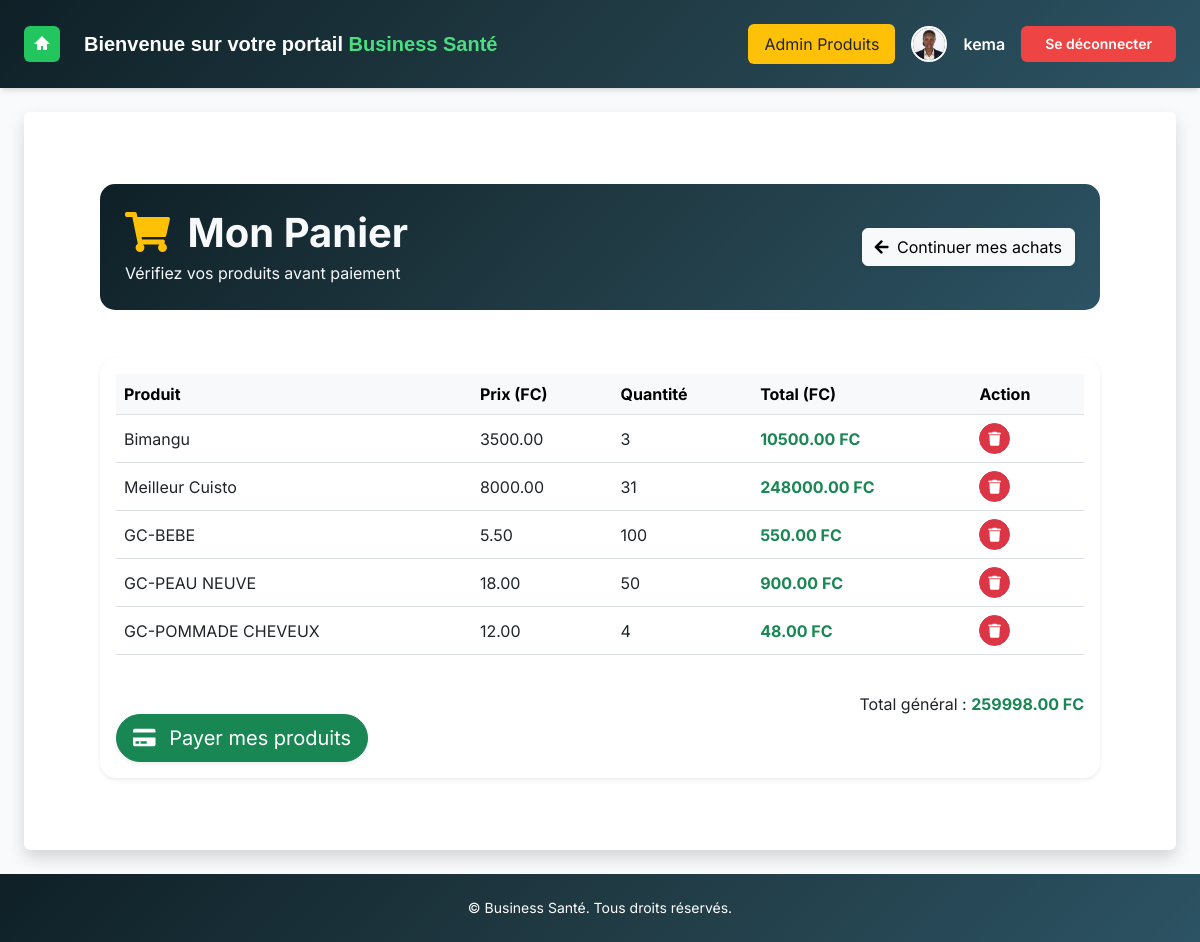
The page /panier/ (signed in) on the database its author committed.
### core/models.py (models this page shows, shortened)
class CustomUser(AbstractUser):
    parrain = models.ForeignKey('self', on_delete=models.SET_NULL, null=True, blank=True,  related_name="filleul")
    gains = models.DecimalField(max_digits=10, decimal_places=2, default=0.00)
    first_name = models.CharField(max_length=150, null=True, blank=True)
    last_name = models.CharField(max_length=150,null=True, blank=True)
    telephone = models.CharField(max_length=20, blank=True)

class Profil(models.Model):
    utilisateur = models.OneToOneField(
    settings.AUTH_USER_MODEL,
    on_delete=models.CASCADE,
    related_name="profil"
)
    solde = models.DecimalField(max_digits=12, decimal_places=2, default=0)
    gains_retires = models.DecimalField(max_digits=12, decimal_places=2, default=0)
    mon_code = models.CharField(max_length=30, default=0, blank=True)
    parrain_code = models.CharField(max_length=30, blank=True,null=True)
    is_paid = models.BooleanField(default=False)
    date_created = models.DateTimeField(default=timezone.now)
    avatar = models.ImageField(upload_to='avatars/', blank=True, null=True)

class Panier(models.Model):
    utilisateur = models.ForeignKey(settings.AUTH_USER_MODEL, on_delete=models.CASCADE)
    produit = models.ForeignKey(Produit, on_delete=models.CASCADE)
    quantite = models.PositiveIntegerField(default=1)
    date_ajout = models.DateTimeField(default=timezone.now)
    est_paye = models.BooleanField(default=False)  # Pour savoir si ce panier a été payé

class Produit(models.Model):
    vendeur = models.ForeignKey(
    CustomUser,
    on_delete=models.CASCADE,
    null=True,
    blank=True
)
    nom = models.CharField(max_length=200)
    description = models.TextField(default=None)
    prix = models.DecimalField(max_digits=10, decimal_places=2)
    image = models.ImageField(upload_to="produits/",blank=True, null=True)
    statut = models.CharField(
        max_length=20,
        choices=[
            ('en_attente', 'En attente'),
            ('valide', 'Validé'),
            ('refuse', 'Refusé')
        ],
        default='en_attente'
    )
    date_creation = models.DateTimeField(default=timezone.now)
    commission_business = models.DecimalField(
        max_digits=5,
        decimal_places=2,
        default=20
    )

### core/views.py (the view)
# urls.py: path('panier/', views.panier_view, name='panier'),
@login_required
def panier_view(request):
    panier = Panier.objects.filter(utilisateur=request.user)
    total = Decimal('0.00')
    for item in panier:
        item.total = item.produit.prix * item.quantite
        total += item.total
    context = {
        'panier': panier,
        'total': total
    }
    return render(request, "core/panier.html", {"panier": panier, "total": total})

### core/templates/core/panier.html (shortened to what this page needs)
{% extends 'core/base.html' %}
{% load static %}
{% block content %}
<div class="container py-5">
  <div class="page-header mb-5" style="background: linear-gradient(135deg, #0f2027, #203a43, #2c5364); padding: 25px; border-radius: 15px;">
    <div class="d-flex justify-content-between align-items-center flex-wrap">
      <div>
        <h2 class="fw-bold mb-1 text-light" style="font-size: 2.5rem;">
          <i class="fas fa-shopping-cart text-warning me-2"></i> Mon Panier
        </h2>
        <p class="text-light mb-0">
          Vérifiez vos produits avant paiement
        </p>
      </div>
      <a href="{% url 'produits' %}" class="btn btn-light shadow-sm">
        <i class="fas fa-arrow-left me-1"></i> Continuer mes achats
      </a>
    </div>
  </div>
  {% if panier %}
  <div class="card shadow-sm border-0 rounded-4">
    <div class="card-body">
      <div class="table-responsive">
        <table class="table align-middle">
          <thead class="table-light">
            <tr>
              <th>Produit</th>
              <th>Prix (FC)</th>
              <th>Quantité</th>
              <th>Total (FC)</th>
              <th>Action</th>
            </tr>
          </thead>
          <tbody>
            {% for item in panier %}
            <tr>
              <td>{{ item.produit.nom }}</td>
              <td>{{ item.produit.prix }}</td>
              <td>{{ item.quantite }}</td>
              <td class="text-success fw-bold">
                    {{ item.total }} FC
                </td>
              <td>
                <a href="{% url 'supprimer_du_panier' item.produit.id %}" class="btn btn-danger btn-sm rounded-pill">
                  <i class="fas fa-trash"></i>
                </a>
              </td>
            </tr>
            {% endfor %}
          </tbody>
        </table>
      </div>
      <div class="text-end mt-4">
        <h4>
          Total général :
          <span class="text-success fw-bold">
            {{ total }} FC
          </span>
        </h4>
      </div>
      <button type="button"
            class="btn btn-success btn-lg rounded-pill shadow-sm"
            data-bs-toggle="modal"
            data-bs-target="#confirmationModal">
            <i class="fas fa-credit-card me-2"></i>
            Payer mes produits
        </button>
    </div>
  </div>
  {% endif %}
</div>
{% endblock %}

### core/templates/core/base.html (shortened to what this page needs)
{% load static %}
<!DOCTYPE html>
<html lang="fr">
<head>
  <script src="https://cdn.tailwindcss.com"></script>
  <link href="https://cdn.jsdelivr.net/npm/bootstrap@5.3.0-alpha1/dist/css/bootstrap.min.css" rel="stylesheet">
  <link href="https://cdnjs.cloudflare.com/ajax/libs/font-awesome/5.15.4/css/all.min.css" rel="stylesheet">
  <link href="https://cdn.jsdelivr.net/npm/bootstrap@5.3.0/dist/css/bootstrap.min.css" rel="stylesheet">
</head>
<body class="bg-slate-50 text-gray-900 font-[Inter] min-h-screen flex flex-col">
<header class="flex items-center justify-between px-6 py-4 shadow-md text-white"
style="background: linear-gradient(135deg, #0f2027, #203a43, #2c5364);">
  <div class="flex items-center gap-4">
    <a href="{% url 'home' %}">
      <button class="bg-green-500 p-2 rounded-md text-white hover:bg-green-600 transition">
        <svg class="w-5 h-5 fill-current" viewBox="0 0 20 20">
          <path d="M10 2L2 10h3v6h4v-4h2v4h4v-6h3L10 2z"/>
        </svg>
      </button>
    </a>
    <h1 class="text-lg md:text-xl font-semibold" style="font-family:Verdana, Geneva, Tahoma, sans-serif;">
      Bienvenue sur votre portail <span class="text-green-400">Business Santé</span>
    </h1>
  </div>
  <div class="flex items-center gap-3">
    {% if request.user.is_staff %}
      <a href="{% url 'admin_produits' %}" class="bg-warning text-dark px-3 py-2 rounded">
        Admin Produits
      </a>
    {% endif %}
  {% if user.profil.avatar %}
    <img src="{{ user.profil.avatar.url }}"
         class="w-9 h-9 rounded-full border-2 border-white">
  {% endif %}
  <span class="font-semibold">{{ user.username }}</span>
  <form method="post" action="{% url 'logout' %}">
  <button type="submit"
          class="bg-red-500 hover:bg-red-600 px-4 py-2 rounded-md text-sm font-semibold text-white transition">
      Se déconnecter
  </button>
  </form>
</div>
</header>
  <div class="flex flex-1">
    <main class="flex-1 p-6">
      <div class="bg-white p-6 rounded shadow">
        {% block content %}
        {% endblock %}
      </div>
    </main>
  </div>
  <footer class="bg-gray-800 text-white py-4 text-center text-sm mt-auto" style=" background: linear-gradient(135deg, #0f2027, #203a43, #2c5364);">
    &copy; {{ now|date:"Y" }} Business Santé. Tous droits réservés.
  </footer>
</body>
</html>

### rows shown on the page
CustomUser: profil.avatar (picture), username "kema"
Panier: produit.nom "Bimangu", produit.prix "3500.00", quantite "3", total "10500.00"
Panier: produit.nom "Meilleur Cuisto", produit.prix "8000.00", quantite "31", total "248000.00"
Panier: produit.nom "GC-BEBE", produit.prix "5.50", quantite "100", total "550.00"
Panier: produit.nom "GC-PEAU NEUVE", produit.prix "18.00", quantite "50", total "900.00"
Panier: produit.nom "GC-POMMADE CHEVEUX", produit.prix "12.00", quantite "4", total "48.00"

### other values the page prints
{{ total }} "259998.00"
